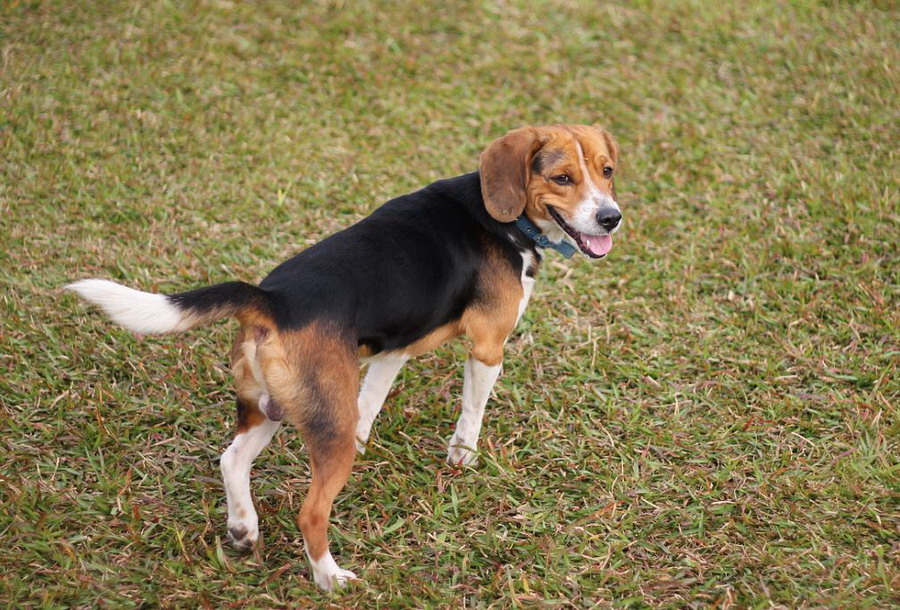
//> input picture samples/cpp/mao/1.jpg, 900 x 610 px
$ ./76_ContourMoment   (built with g++ and OpenCV 4)
//> lines starting //> are read from the running program, lines starting //| are printed output that depends on the picture; after the words box and inside, x2 and y2 are one past the last pixel; in counts of white or black regions, pixels touching at a corner belong together
#include <stdio.h>
#include <stdio.h>
//:read /home/peter/mao/76_ContourMoment.cpp


//---------------------------------【頭文件、命名空間包含部分】----------------------------
//		描述：包含程序所使用的頭文件和命名空間
//------------------------------------------------------------------------------------------------
#include "opencv2/highgui/highgui.hpp"
#include "opencv2/imgproc/imgproc.hpp"
#include <iostream>
using namespace cv;
using namespace std;


//-----------------------------------【巨集定義部分】--------------------------------------------
//		描述：定義一些輔助巨集
//------------------------------------------------------------------------------------------------
#define WINDOW_NAME1 "【原始圖】"					//為視窗標題定義的巨集
#define WINDOW_NAME2 "【圖像輪廓】"        //為視窗標題定義的巨集


//-----------------------------------【全局變數宣告部分】--------------------------------------
//		描述：全局變數的宣告
//-----------------------------------------------------------------------------------------------
Mat g_srcImage; Mat g_grayImage;
int g_nThresh = 100;
int g_nMaxThresh = 255;
RNG g_rng(12345);
Mat g_cannyMat_output;
vector<vector<Point> > g_vContours;
vector<Vec4i> g_vHierarchy;

//-----------------------------------【全局變數宣告部分】--------------------------------------
//		描述：全局變數的宣告
//-----------------------------------------------------------------------------------------------
void on_ThreshChange(int, void* );
static void ShowHelpText( );

//-----------------------------------【main( )函數】--------------------------------------------
//		描述：控制臺應用程序的入口函數，我們的程序從這里開始執行
//-----------------------------------------------------------------------------------------------
int main( int argc, char** argv )
{
	//【0】改變console字體顏色
	system("color 71");

	ShowHelpText();
	// 讀入原圖像, 返回3通道圖像資料
	g_srcImage = imread( "/home/peter/opencv-2.4.11/samples/cpp/mao/1.jpg", 1 );
//> g_srcImage is the input picture: 610 rows x 900 cols, CV_8UC3; mean B, G, R 80.2, 122.2, 136.2

	// 把原圖像轉化成灰度圖像並進行平滑
	cvtColor( g_srcImage, g_grayImage, CV_BGR2GRAY );
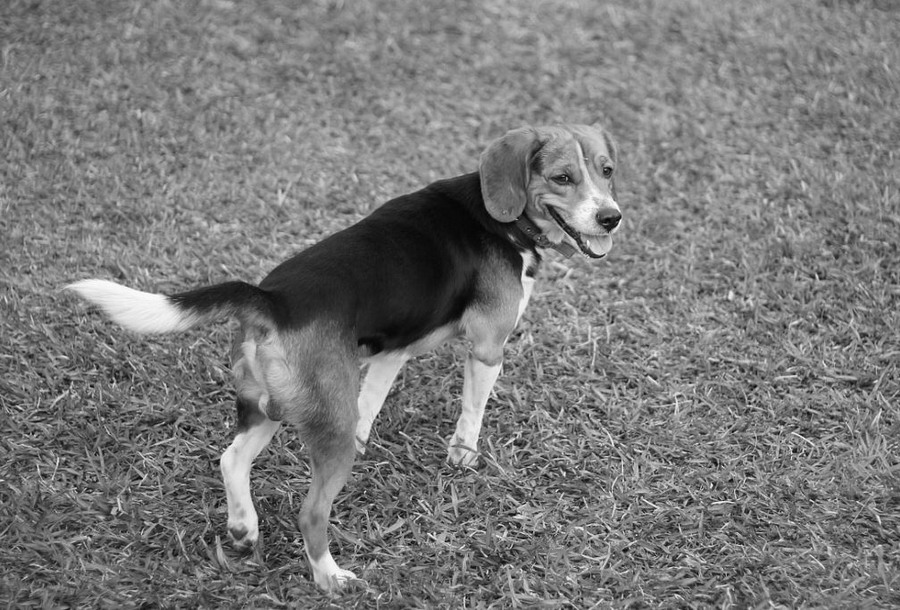
//> g_grayImage: 610 rows x 900 cols, CV_8UC1; min 3, max 254, mean 121.6
	blur( g_grayImage, g_grayImage, Size(3,3) );

	// 建立新視窗
	namedWindow( WINDOW_NAME1, CV_WINDOW_AUTOSIZE );
	imshow( WINDOW_NAME1, g_srcImage );
	moveWindow( WINDOW_NAME1, 100,100 );

	//建立捲軸並進行初始化
	createTrackbar( " 閾值", WINDOW_NAME1, &g_nThresh, g_nMaxThresh, on_ThreshChange );
	on_ThreshChange( 0, 0 );

	waitKey(0);
	return(0);
}

//-----------------------------------【on_ThreshChange( )函數】-------------------------------
//		描述：回調函數
//-----------------------------------------------------------------------------------------------
void on_ThreshChange(int, void* )
{
	// 使用Canndy檢測邊緣
	Canny( g_grayImage, g_cannyMat_output, g_nThresh, g_nThresh*2, 3 );
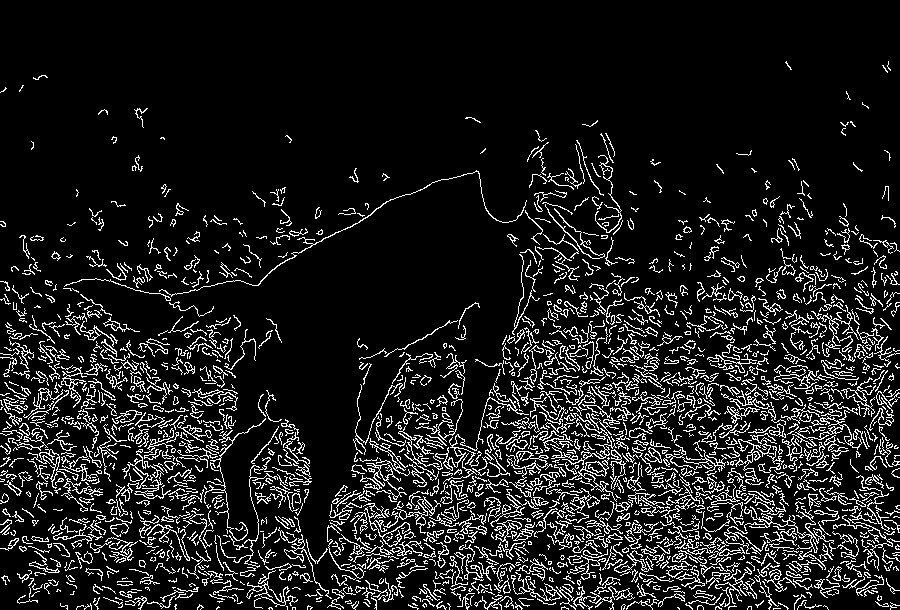
//> g_cannyMat_output: 610 rows x 900 cols, CV_8UC1; 11.2% white in thin lines or dots

	// 找到輪廓
	findContours( g_cannyMat_output, g_vContours, g_vHierarchy, CV_RETR_TREE, CV_CHAIN_APPROX_SIMPLE, Point(0, 0) );
//> g_vContours = 2221 contours, 1835 with area under 20; largest, box (x1, y1, x2, y2) and area: (569, 457, 617, 502) 282, (383, 496, 441, 534) 227, (585, 461, 606, 477) 192, (735, 433, 777, 485) 186, (366, 438, 410, 500) 178; g_vHierarchy = 2221 items, first 8: [1, -1, -1, -1], [2, 0, -1, -1], [3, 1, -1, -1], [4, 2, -1, -1], [5, 3, -1, -1], [6, 4, -1, -1], [7, 5, -1, -1], [8, 6, -1, -1]

	// 計算矩
	vector<Moments> mu(g_vContours.size() );
//> mu = 2221 items
	for(unsigned int i = 0; i < g_vContours.size(); i++ )
	{ mu[i] = moments( g_vContours[i], false ); }

	//  計算中心矩
	vector<Point2f> mc( g_vContours.size() );
	for( unsigned int i = 0; i < g_vContours.size(); i++ )
	{ mc[i] = Point2f( static_cast<float>(mu[i].m10/mu[i].m00), static_cast<float>(mu[i].m01/mu[i].m00 )); }
//> after the loop, mc = 2221 Points (x, y), first 12: [773.3, 608.3], [678.2, 607.8], [293.5, 607.3], [270.1, 607.8], [749.5, 606.3], [717.8, 607.1], [564.2, 607.2], [286.7, 606.3], [217.3, 607.3], [nan, nan], [730.9, 606.3], [697.8, 605.8]

	// 繪製輪廓
	Mat drawing = Mat::zeros( g_cannyMat_output.size(), CV_8UC3 );
	for( unsigned int i = 0; i< g_vContours.size(); i++ )
	{
		Scalar color = Scalar( g_rng.uniform(0, 255), g_rng.uniform(0,255), g_rng.uniform(0,255) );//隨機產生顏色值
		drawContours( drawing, g_vContours, i, color, 2, 8, g_vHierarchy, 0, Point() );//繪製外層和內層輪廓
		circle( drawing, mc[i], 4, color, -1, 8, 0 );;//繪製圓
	}
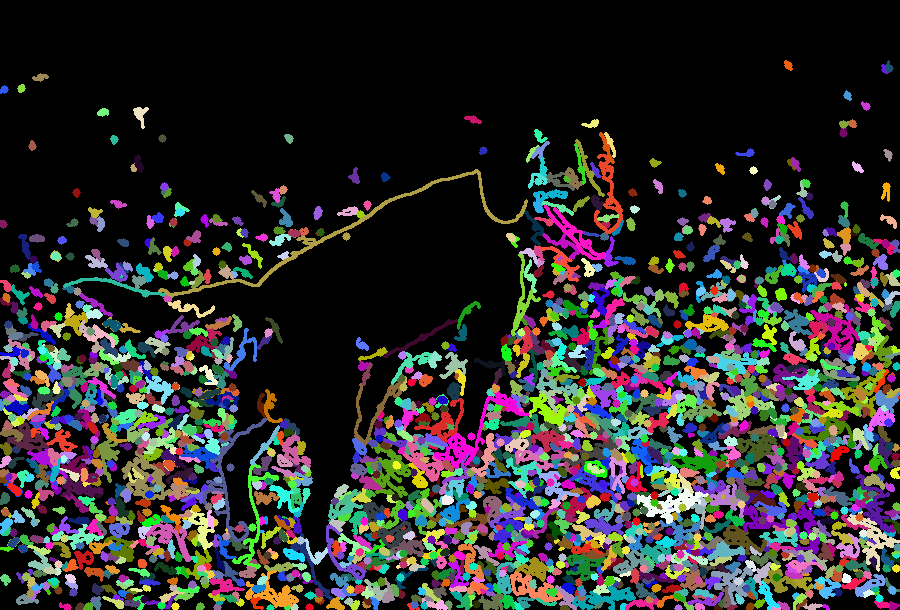
//> drawing: 610 rows x 900 cols, CV_8UC3; mean B, G, R 45.3, 45.6, 46.5

	// 顯示到視窗中
	namedWindow( WINDOW_NAME2, CV_WINDOW_AUTOSIZE );
	imshow( WINDOW_NAME2, drawing );
	moveWindow( WINDOW_NAME2, 1000,100 );

	// 透過m00計算輪廓面積並且和OpenCV函數比較
	printf("\t 輸出內容: 面積和輪廓長度\n");
	for(unsigned  int i = 0; i< g_vContours.size(); i++ )
	{
		printf(" >透過m00計算出輪廓[%d]的面積: (M_00) = %.2f \n OpenCV函數計算出的面積=%.2f , 長度: %.2f \n\n", i, mu[i].m00, contourArea(g_vContours[i]), arcLength( g_vContours[i], true ) );
		Scalar color = Scalar( g_rng.uniform(0, 255), g_rng.uniform(0,255), g_rng.uniform(0,255) );
		drawContours( drawing, g_vContours, i, color, 2, 8, g_vHierarchy, 0, Point() );
		circle( drawing, mc[i], 4, color, -1, 8, 0 );
	}
//> this loop made 2221 passes
//|  >透過m00計算出輪廓[0]的面積: (M_00) = 0.50
//|  OpenCV函數計算出的面積=0.50 , 長度: 15.41
//|  >透過m00計算出輪廓[1]的面積: (M_00) = 1.50
//|  OpenCV函數計算出的面積=1.50 , 長度: 6.24
//> (the first 4 of 16 printed lines)
//> (output is shown up to pass 8 of 2221)
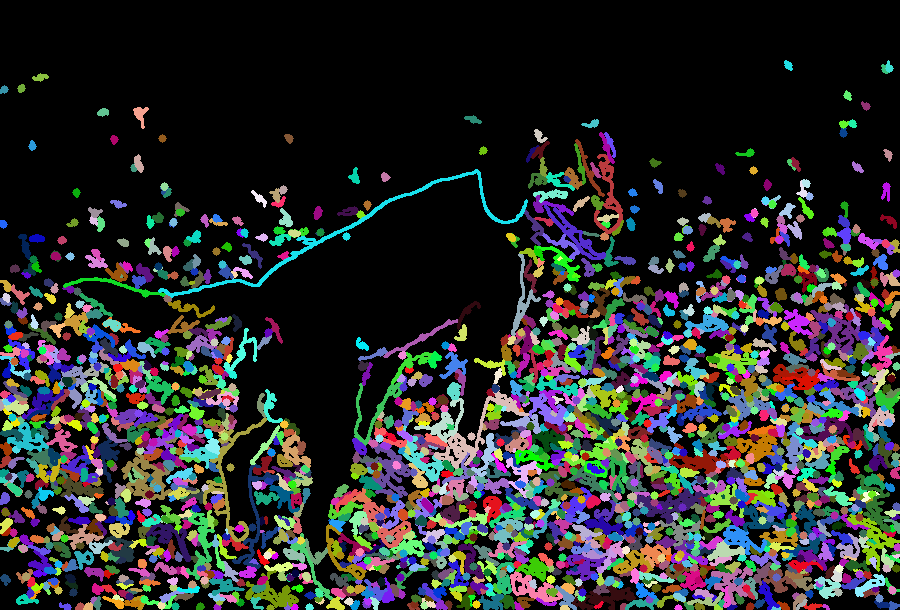
//> drawing: 610 rows x 900 cols, CV_8UC3; mean B, G, R 45.3, 45.2, 44
}


//-----------------------------------【ShowHelpText( )函數】-----------------------------
//		 描述：輸出一些說明訊息
//----------------------------------------------------------------------------------------------
void ShowHelpText()
{
	//輸出歡迎訊息和OpenCV版本
	printf("\n\n\t\t\t非常感謝購買《OpenCV3程式設計入門》一書！\n");
	printf("\n\n\t\t\t此為本書OpenCV2版的第76個配套範例程序\n");
	printf("\n\n\t\t\t   現在使用的OpenCV版本為：" CV_VERSION );
	printf("\n\n  ----------------------------------------------------------------------------\n");
}
